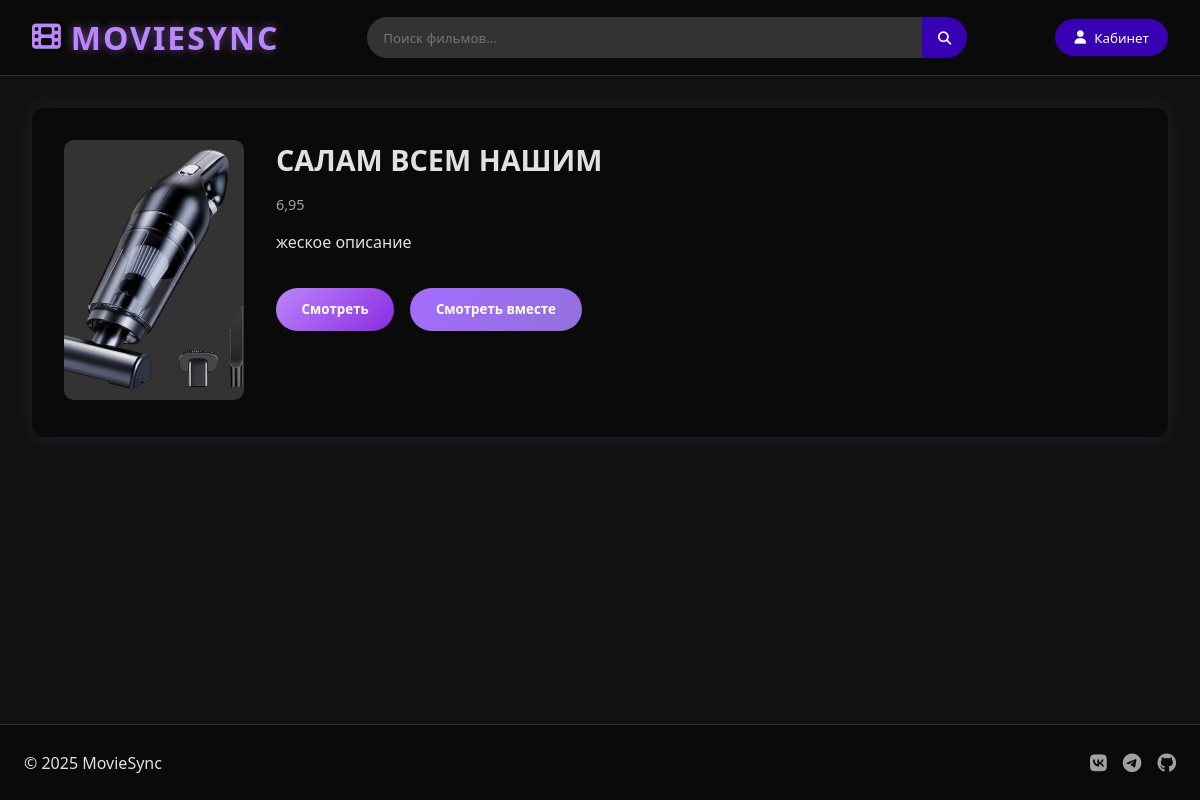
/2, run on the app's committed database.
### main/models.py (models this page shows, shortened)
class Films(models.Model):
    title = models.CharField('Название фильма',max_length=150)
    description = models.CharField('Описание фильма', max_length=350)
    picture = models.ImageField(upload_to='pictures/films')
    rating = models.DecimalField(max_digits=3, decimal_places=2, null=True, blank=True)
    class Meta:
        verbose_name = 'Фильм'
        verbose_name_plural = 'Фильмы'

### main/views.py (the view)
# urls.py: path('<int:pk>', views.FilsDetailView.as_view(), name='film_detail'),
class FilsDetailView(DetailView):
    model = Films
    template_name = 'main/FilmCard.html'
    context_object_name = 'film'

### main/templates/main/FilmCard.html (shortened to what this page needs)
    <!DOCTYPE html>
<html lang="ru">
<head>
    <link rel="stylesheet" href="../../static/main/css/movie.css">
    <link rel="stylesheet" href="../../static/main/css/CSSFile.css">
    <link rel="stylesheet" href="https://cdnjs.cloudflare.com/ajax/libs/font-awesome/6.4.0/css/all.min.css">
</head>
<body>
    <header class="header">
        <a href="{% url 'main_screen' %}" class="logo">
            <i class="fas fa-film"></i>
            <span class="logo-text">MOVIESYNC</span>
        </a>
        <div class="search-bar">
            <input type="text" placeholder="Поиск фильмов...">
            <button><i class="fas fa-search"></i></button>
        </div>
        <div class="user-actions">
            <a href="{}" >
                <button class="btn btn-profile hidden"><i class="fas fa-user"></i> Кабинет</button>
            </a>
        </div>
    </header>
    <main class="content">
    <div class="movie-card">
        <div class="movie-poster">
            <img src="{{ film.picture.url }}" alt="Постер фильма">
        </div>
        <div class="movie-details">
            <h2 class="movie-title">{{film.title}}</h2>
            <p class="movie-tags">{{film.rating}}</p>
            <p class="movie-description">
                {{film.description}}
            </p>
            <div class="movie-buttons">
                <button class="btn-watch">Смотреть</button>
                <button class="btn-watch-together">Смотреть вместе</button>
            </div>
        </div>
    </div>
</main>
    <footer class="footer">
        <div class="footer-content">
            <p>© 2025 MovieSync</p>
            <div class="social-links">
                <a href="#"><i class="fab fa-vk"></i></a>
                <a href="#"><i class="fab fa-telegram"></i></a>
                <a href="https://github.com/S-SwarB-B/MovieSync"><i class="fab fa-github"></i></a>
            </div>
        </div>
    </footer>
</body>
</html>

### main/static/main/css/movie.css (style rules this page uses)
.movie-card { display: flex; background-color: var(--darker-bg); padding: 2rem; border-radius: 12px; box-shadow: 0 0 20px rgba(187, 134, 252, 0.1); gap: 2rem; align-items: flex-start; }
.movie-poster img { width: 180px; height: 260px; object-fit: cover; border-radius: 10px; background-color: #333; }
.movie-details { flex: 1; display: flex; flex-direction: column; gap: 1rem; }
.movie-title { font-size: 1.8rem; color: var(--text); }
.movie-tags { color: var(--text-secondary); font-size: 0.9rem; }
.movie-description { color: var(--text); line-height: 1.6; max-width: 600px; }
.movie-buttons { display: flex; gap: 1rem; margin-top: 1rem; }
.btn-watch, .btn-watch-together { padding: 0.8rem 1.6rem; border: none; border-radius: 25px; cursor: pointer; font-weight: bold; transition: background-color 0.3s ease; color: #fff; }
.btn-watch { background: linear-gradient(135deg, #BB86FC, #8A2BE2); }
.btn-watch-together { background: linear-gradient(135deg, #A46DFF, #9370DB); }
a { text-decoration: none; }

### main/static/main/css/CSSFile.css (style rules this page uses)
a { text-decoration: none; }
:root { --dark-bg: #121212; --darker-bg: #0a0a0a; --primary: #BB86FC; --primary-dark: #3700B3; --secondary: #03DAC6; --text: #e1e1e1; --text-secondary: #a1a1a1; }
html { overflow-y: scroll; }
* { margin: 0; padding: 0; box-sizing: border-box; font-family: 'Segoe UI', Tahoma, Geneva, Verdana, sans-serif; }
body { background-color: var(--dark-bg); color: var(--text); min-height: 100vh; display: flex; flex-direction: column; }
.header { background-color: var(--darker-bg); padding: 1rem 2rem; display: flex; align-items: center; justify-content: space-between; border-bottom: 1px solid #333; }
.logo { display: flex; align-items: center; gap: 10px; font-size: 1.5rem; color: var(--primary); text-decoration: none; }
.logo i { font-size: 1.8rem; }
.search-bar { display: flex; flex-grow: 1; max-width: 600px; margin: 0 2rem; }
.search-bar input { width: 100%; padding: 0.7rem 1rem; border-radius: 25px 0 0 25px; border: none; background-color: #333; color: var(--text); }
.search-bar button { padding: 0 1rem; border-radius: 0 25px 25px 0; border: none; background-color: var(--primary-dark); color: white; cursor: pointer; }
.user-actions { display: flex; gap: 1rem; align-items: center; }
.btn { padding: 0.6rem 1.2rem; border-radius: 25px; cursor: pointer; font-weight: 500; transition: all 0.3s ease; }
.content { flex: 1; padding: 2rem; }
.footer { background-color: var(--darker-bg); padding: 1.5rem; border-top: 1px solid #333; }
.footer-content { display: flex; justify-content: space-between; align-items: center; max-width: 1200px; margin: 0 auto; }
.social-links { display: flex; gap: 1rem; }
.social-links a { color: var(--text-secondary); font-size: 1.2rem; transition: color 0.3s ease; }
.logo-text { font-size: 2rem; font-weight: 700; letter-spacing: 2px; color: var(--primary); text-shadow: 0 0 10px rgba(187, 134, 252, 0.5); }
.btn-profile { background-color: var(--primary-dark); color: white; padding: 0.6rem 1.2rem; border-radius: 25px; border: none; cursor: pointer; display: flex; align-items: center; gap: 8px; }

### data on the page
Films: picture (picture), title "САЛАМ ВСЕМ НАШИМ", rating "6,95", description "жеское описание"
